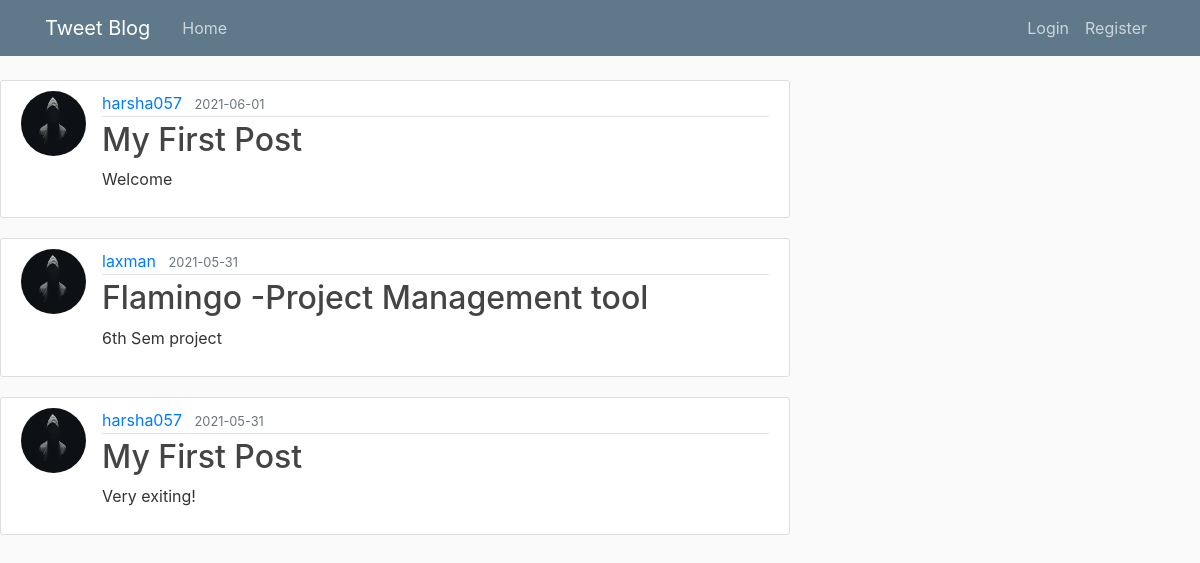
The page / on the database its author committed.
### flaskblog/models.py (models this page shows, shortened)
class Post(db.Model):
    id = db.Column(db.Integer, primary_key=True)
    title = db.Column(db.String(100), nullable=False)
    date_posted = db.Column(db.DateTime, nullable=False,
                            default=datetime.utcnow)
    content = db.Column(db.Text, nullable=False)
    user_id = db.Column(db.Integer, db.ForeignKey('user.id'), nullable=False)

class User(db.Model, UserMixin):
    id = db.Column(db.Integer, primary_key=True)
    username = db.Column(db.String(20), unique=True, nullable=False)
    email = db.Column(db.String(120), unique=True, nullable=False)
    image_file = db.Column(db.String(60), nullable=False,
                           default='default.jpg')
    password = db.Column(db.String(60), nullable=False)
    posts = db.relationship('Post', backref='author', lazy=True)

### flaskblog/routes.py (the view)
@app.route("/")
def home():
    posts = Post.query.order_by(Post.date_posted.desc()).all()
    return render_template('home.html', posts=posts)

### flaskblog/templates/home.html
{% extends 'layout.html'%}
{% block content %}
    {% for post in posts %}
    <article class="media content-section">
        <img class="rounded-circle article-img" src="{{ url_for('static', filename='profile_pics/' + post.author.image_file) }}" >
        <div class="media-body">
            <div class="article-metadata">
                <a class="mr-2" href="{{ url_for('user_posts', username=post.author.username ) }}">{{ post.author.username }}</a>
                <small class="text-muted">{{ post.date_posted.strftime('%Y-%m-%d') }}</small>
            </div>
            <h2><a class="article-title" href="{{ url_for('post', post_id=post.id) }}">{{ post.title }}</a></h2>
            <p class="article-content">{{ post.content }}</p>
        </div>
    </article>
    {% endfor %}
{% endblock %}

### flaskblog/templates/layout.html (shortened to what this page needs)
<!DOCTYPE html>
<html lang="en">
<head>
    <link rel="stylesheet" href="https://stackpath.bootstrapcdn.com/bootstrap/4.3.1/css/bootstrap.min.css"
>
    <link rel="stylesheet" type="text/css" href="{{ url_for('static', filename='main.css')}}">
</head>
<body>
    <header class="site-header">
        <nav class="navbar navbar-expand-md navbar-dark bg-steel fixed-top">
            <div class="container">
                <a class="navbar-brand mr-4" href="/">Tweet Blog</a>
                <div class="collapse navbar-collapse" id="navbarToggle">
                    <div class="navbar-nav mr-auto">
                        <a class="nav-item nav-link" href='{{url_for("home")}}'>Home</a>
                    </div>
                    <div class="navbar-nav">
                        {% if current_user.is_authenticated %}
                            <a class="nav-item nav-link" href='{{url_for("new_post")}}'>New Post</a>
                            <a class="nav-item nav-link" href='{{url_for("account")}}'>Account</a>
                            <a class="nav-item nav-link" href='{{url_for("logout")}}'>Logout</a>
                        {% else %}
                            <a class="nav-item nav-link" href='{{url_for("login")}}'>Login</a>
                            <a class="nav-item nav-link" href='{{url_for("register")}}'>Register</a>
                        {% endif %}
                        </div>
                </div>
            </div>
        </nav>
    </header
    <main role="main" class="container">
        <div class="row">
            <div class="col-md-8">
            {% block content %}{% endblock %}
            </div>
            </div>
</body>
</html>

### flaskblog/static/main.css (style rules this page uses)
body { background: #fafafa; color: #333333; margin-top: 5rem; }
h1, h2, h3, h4, h5, h6 { color: #444444; }
.bg-steel { background-color: #5f788a; }
.site-header .navbar-nav .nav-link { color: #cbd5db; }
.content-section { background: #ffffff; padding: 10px 20px; border: 1px solid #dddddd; border-radius: 3px; margin-bottom: 20px; }
.article-title { color: #444444; }
.article-content { white-space: pre-line; }
.article-img { height: 65px; width: 65px; margin-right: 16px; }
.article-metadata { padding-bottom: 1px; margin-bottom: 4px; border-bottom: 1px solid #e3e3e3 }

### rows shown on the page
Post: image_file (placeholder picture), author.username "harsha057", date_posted "2021-06-01", title "My First Post", content "Welcome"
Post: image_file (placeholder picture), author.username "laxman", date_posted "2021-05-31", title "Flamingo -Project Management tool", content "6th Sem project"
Post: image_file (placeholder picture), author.username "harsha057", date_posted "2021-05-31", title "My First Post", content "Very exiting!"
